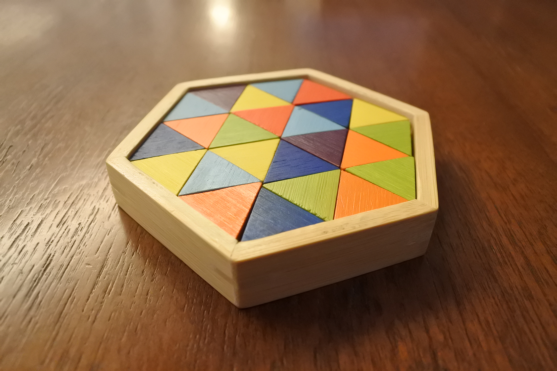
#> input picture lecture04/image00.png, 557 x 371 px
$ python 02_SIFT.py
#> lines starting #> are read from the running program, lines starting #| are printed output that depends on the picture
import cv2


img = cv2.imread('image00.png', 0)
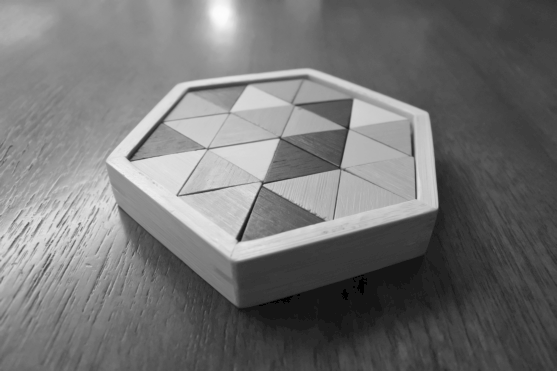
#> img: shape (371, 557); min 0, max 253, mean 115
sift = cv2.SIFT_create()
kp = sift.detect(img, None)
#> kp = 284 keypoints; strongest (x, y, size): (239, 238, 4.9), (131, 156, 6.2), (191, 90, 4.6), (427, 199, 17.5)

img = cv2.drawKeypoints(img, kp, None, flags=cv2.DRAW_MATCHES_FLAGS_DRAW_RICH_KEYPOINTS)
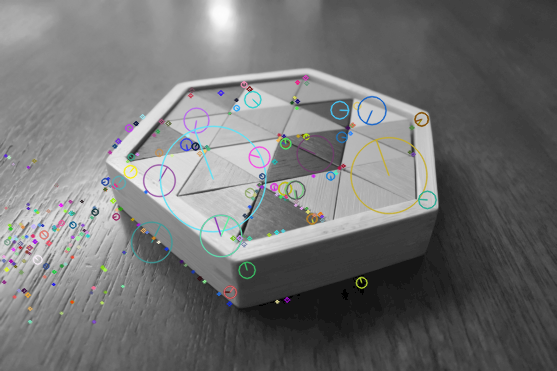
#> img: shape (371, 557, 3); mean of channels 0, 1, 2 114.5, 114.4, 114; drawn as B, G, R

cv2.imshow('SIFT features', img)
cv2.waitKey(0)
cv2.destroyAllWindows()
